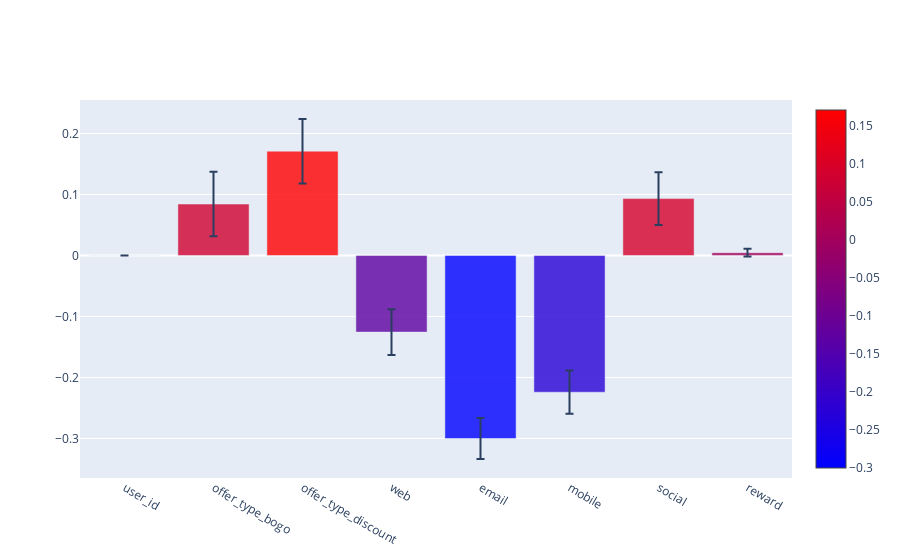

Notebook code cell kept with this figure:
### Code cell
logm_results_sig = logm_results[logm_results['pvalues'] < 0.05]

plot_sig_results(logm_results_sig)

### Figure 1 — Plotly figure (JSON) as saved in the notebook; plotly's stock layout.template omitted (floating-point values rounded to 4 significant figures)
{"data": [{"error_y": {"array": [4.086e-06, 0.05283, 0.05291, 0.03739, 0.03374, 0.03541, 0.04315, 0.006169], "type": "data", "visible": true}, "marker": {"color": [-3.133e-05, 0.08436, 0.171, -0.1256, -0.3001, -0.2242, 0.09327, 0.004698], "colorscale": [[0, "rgb(0,0,255)"], [1, "rgb(255,0,0)"]], "opacity": 0.8, "showscale": true}, "name": "Ratings_Score_Top_Coef", "type": "bar", "x": ["user_id", "offer_type_bogo", "offer_type_discount", "web", "email", "mobile", "social", "reward"], "y": [-3.133e-05, 0.08436, 0.171, -0.1256, -0.3001, -0.2242, 0.09327, 0.004698]}], "layout": {}}
